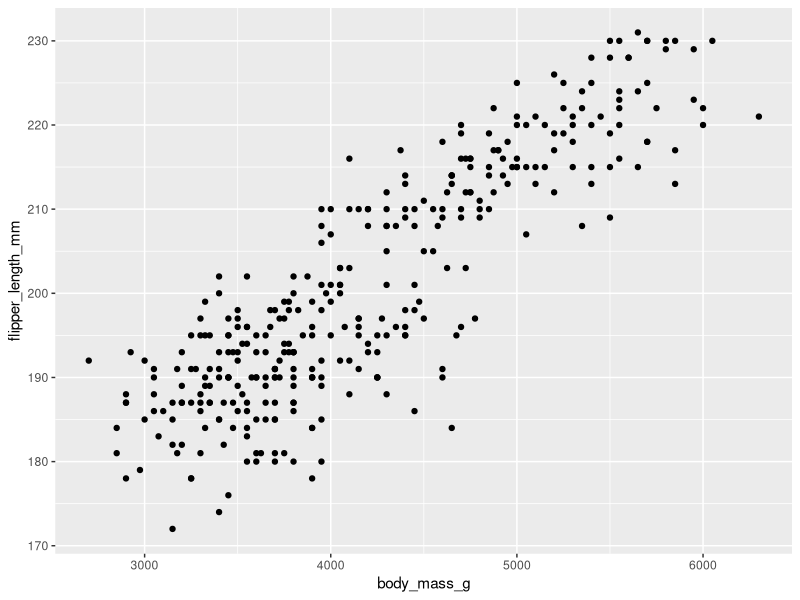

The R script that drew this image:
## ---- chunk 1
knitr::opts_chunk$set(echo = TRUE)
library(tidyverse)
library(palmerpenguins)
## ---- chunk 2
ggplot(data = penguins, aes(x = body_mass_g, 
      y = flipper_length_mm)) + 
                              geom_point()
